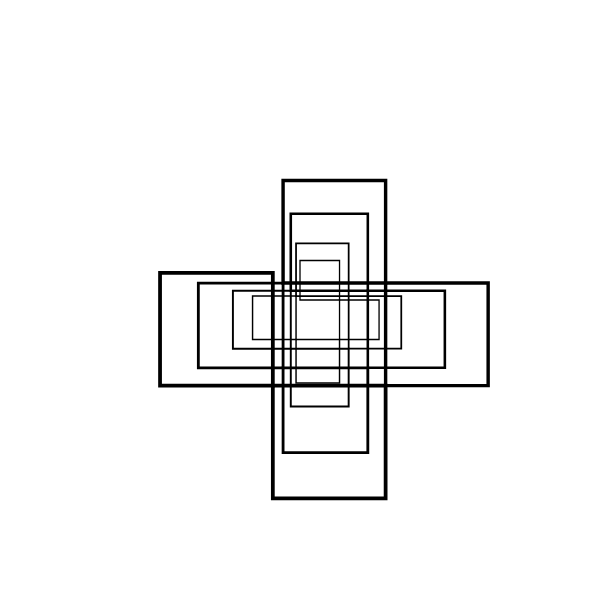
Frame 1 (no input)
Frame 60 (no input): identical to frame 1, image omitted
Frame 120 (the mouse pressed at the canvas centre since frame 60): identical to frame 1, image omitted

The p5.js sketch that drew this single still picture (run headless with seeded random() and noise() and a simulated clock; from frame 60 on, the mouse is pressed at the canvas centre):

// p5.js sketch
// ── sketch.js

// Point = P, Rectangle = R, line = F, Line*4 = D
// You can play around with length, angle, strokeweight, colors,...

let premise = 'R';
  let rules = {
    R: '>R+R',
    
  }
let bigRule;


let length = 90;
let angle = 90;

function setup() {
  createCanvas(600, 600);
  angleMode(DEGREES);
  bigRule = resolveRules(premise, rules, 3);
  print(bigRule);
  
}

function draw() {
  background('white');
  stroke('black');
  strokeWeight(3);
  noFill();
  //fill('black');
  translate(width / 2, height / 2);
  rotate(-90);
  scale(0.3);

  drawShape(bigRule);
   // angle += 1;
  // length += 0.1;
}

function resolveRules(startRule, rules, depth) {
  let endRule = '';
  for (let currentLetter of startRule) {
    if (currentLetter in rules) {
      endRule += rules[currentLetter];
    } else {
      endRule += currentLetter;
    }
  }
  if (depth >= 1) {
    endRule = resolveRules(endRule, rules, depth - 1);
  }
  return endRule;
}


function drawShape(rule)  {
  for (let c of rule) {
    if (c === 'F') {
      line(0, 0, length, 0);
      translate(length, 0);
    } else if (c === 'R') {
      rect(0, 0, length, length);
      translate(0, length);
    } else if (c === 'P') {
      point(0, 0);
      translate(length/2, 0);
    } else if (c === 'D') {
      line(0, 0, length * 4, 0);
      translate(length, 0);
    } else if (c === 'f') {
      translate(0, length, 0);
    } else if (c === '+') {
      rotate(angle);
    } else if (c === '-') {
      rotate(-angle);
    } else if (c === '[') {
      push();
    } else if (c === ']') {
      pop();
    } else if (c === '>') {
      scale(1.1);
    } else if (c === '<') {
      scale(0.8);
   
    }
  }
}
